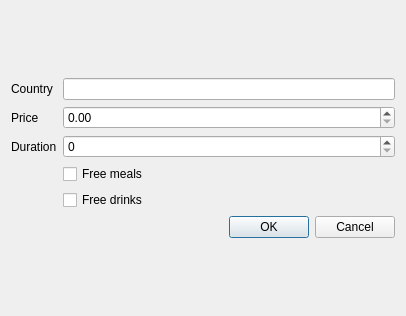
<?xml version="1.0" encoding="UTF-8"?>
<ui version="4.0">
 <class>CreationDialog</class>
 <widget class="QDialog" name="CreationDialog">
  <property name="geometry">
   <rect>
    <x>0</x>
    <y>0</y>
    <width>406</width>
    <height>316</height>
   </rect>
  </property>
  <property name="windowTitle">
   <string>Edit</string>
  </property>
  <layout class="QGridLayout" name="gridLayout_2">
   <item row="0" column="0">
    <layout class="QGridLayout" name="gridLayout">
     <item row="1" column="0">
      <widget class="QLabel" name="label_2">
       <property name="text">
        <string>Price</string>
       </property>
      </widget>
     </item>
     <item row="1" column="1">
      <widget class="QDoubleSpinBox" name="priceEdit">
       <property name="maximum">
        <double>1000000.000000000000000</double>
       </property>
      </widget>
     </item>
     <item row="0" column="1">
      <widget class="QLineEdit" name="countryEdit"/>
     </item>
     <item row="2" column="0">
      <widget class="QLabel" name="label_3">
       <property name="text">
        <string>Duration</string>
       </property>
      </widget>
     </item>
     <item row="0" column="0">
      <widget class="QLabel" name="label">
       <property name="text">
        <string>Country</string>
       </property>
      </widget>
     </item>
     <item row="3" column="0">
      <widget class="QLabel" name="label_4">
       <property name="text">
        <string/>
       </property>
      </widget>
     </item>
     <item row="2" column="1">
      <widget class="QSpinBox" name="durationEdit">
       <property name="maximum">
        <number>365</number>
       </property>
      </widget>
     </item>
     <item row="4" column="1">
      <widget class="QCheckBox" name="freeDrinksEdit">
       <property name="text">
        <string>Free drinks</string>
       </property>
      </widget>
     </item>
     <item row="3" column="1">
      <widget class="QCheckBox" name="freeMealsEdit">
       <property name="text">
        <string>Free meals</string>
       </property>
      </widget>
     </item>
     <item row="5" column="1">
      <widget class="QDialogButtonBox" name="buttonBox">
       <property name="enabled">
        <bool>true</bool>
       </property>
       <property name="orientation">
        <enum>Qt::Horizontal</enum>
       </property>
       <property name="standardButtons">
        <set>QDialogButtonBox::Cancel|QDialogButtonBox::Ok</set>
       </property>
      </widget>
     </item>
    </layout>
   </item>
  </layout>
 </widget>
 <tabstops>
  <tabstop>countryEdit</tabstop>
  <tabstop>priceEdit</tabstop>
  <tabstop>durationEdit</tabstop>
  <tabstop>freeMealsEdit</tabstop>
  <tabstop>freeDrinksEdit</tabstop>
 </tabstops>
 <resources/>
 <connections>
  <connection>
   <sender>buttonBox</sender>
   <signal>accepted()</signal>
   <receiver>CreationDialog</receiver>
   <slot>accept()</slot>
   <hints>
    <hint type="sourcelabel">
     <x>248</x>
     <y>254</y>
    </hint>
    <hint type="destinationlabel">
     <x>157</x>
     <y>274</y>
    </hint>
   </hints>
  </connection>
  <connection>
   <sender>buttonBox</sender>
   <signal>rejected()</signal>
   <receiver>CreationDialog</receiver>
   <slot>reject()</slot>
   <hints>
    <hint type="sourcelabel">
     <x>316</x>
     <y>260</y>
    </hint>
    <hint type="destinationlabel">
     <x>286</x>
     <y>274</y>
    </hint>
   </hints>
  </connection>
 </connections>
</ui>
